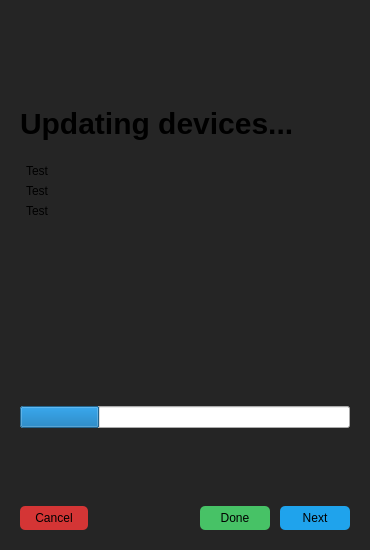
<?xml version="1.0" encoding="UTF-8"?>
<ui version="4.0">
 <class>UpdateDeviceDialog</class>
 <widget class="QDialog" name="UpdateDeviceDialog">
  <property name="geometry">
   <rect>
    <x>0</x>
    <y>0</y>
    <width>370</width>
    <height>550</height>
   </rect>
  </property>
  <property name="sizePolicy">
   <sizepolicy hsizetype="Preferred" vsizetype="Preferred">
    <horstretch>0</horstretch>
    <verstretch>0</verstretch>
   </sizepolicy>
  </property>
  <property name="minimumSize">
   <size>
    <width>370</width>
    <height>550</height>
   </size>
  </property>
  <property name="maximumSize">
   <size>
    <width>370</width>
    <height>600</height>
   </size>
  </property>
  <property name="windowTitle">
   <string>Update Devices</string>
  </property>
  <property name="styleSheet">
   <string notr="true">QMessageBox {
	background-color: rgb(37, 37, 37);
}

#gZIPButton {
	background-color: rgba(31, 163, 236, 50);
}

#gZIPButton:checked {
	background-color: #1fa3ec;
}

#UpdateDeviceDialog {
	background-color: rgb(37, 37, 37);
	font-weight: 600;
	
}

QPushButton {
	border-radius: 5px;
	border: none;
	padding: 5px 15px;
	background-color: #1fa3ec;
}

QPushButton:pressed {
	background-color: #0e70a4;
}

QPushButton:!enabled {
	background-color: rgb(145, 145, 145);
}

QListWidget {
	background-color: rgb(37, 37, 37);
	border: none;
}

QListView::item {
   	padding: 3px;
	border-radius: 5px;
}

QListView::item:selected {
	background-color: #1fa3ec;
}

QLineEdit,  QComboBox {
	background-color: #4f4f4f;
	border: 1px Solid #0C0C0C;
	padding: 3px;
	border-radius: 5px;
}

QComboBox::drop-down {border-width: 0px;} QComboBox::down-arrow {image: url(noimg); border-width: 0px;}

#cancelButton {
	background-color: #d43535;
}

#doneButton {
	background-color: #47c266;
}

QRadioButton::indicator {
	padding-right: 15px;
width: 15px;
    height: 15px;
}</string>
  </property>
  <layout class="QVBoxLayout" name="verticalLayout">
   <property name="spacing">
    <number>20</number>
   </property>
   <property name="leftMargin">
    <number>20</number>
   </property>
   <property name="topMargin">
    <number>20</number>
   </property>
   <property name="rightMargin">
    <number>20</number>
   </property>
   <property name="bottomMargin">
    <number>20</number>
   </property>
   <item>
    <widget class="QStackedWidget" name="stackedWidget">
     <property name="sizePolicy">
      <sizepolicy hsizetype="Preferred" vsizetype="Preferred">
       <horstretch>0</horstretch>
       <verstretch>0</verstretch>
      </sizepolicy>
     </property>
     <property name="currentIndex">
      <number>4</number>
     </property>
     <widget class="QWidget" name="welcomePage">
      <layout class="QVBoxLayout" name="verticalLayout_2">
       <property name="spacing">
        <number>20</number>
       </property>
       <property name="leftMargin">
        <number>0</number>
       </property>
       <property name="topMargin">
        <number>0</number>
       </property>
       <property name="rightMargin">
        <number>0</number>
       </property>
       <property name="bottomMargin">
        <number>0</number>
       </property>
       <item>
        <spacer name="verticalSpacer">
         <property name="orientation">
          <enum>Qt::Vertical</enum>
         </property>
         <property name="sizeHint" stdset="0">
          <size>
           <width>20</width>
           <height>40</height>
          </size>
         </property>
        </spacer>
       </item>
       <item>
        <widget class="QWidget" name="widget" native="true">
         <property name="minimumSize">
          <size>
           <width>0</width>
           <height>56</height>
          </size>
         </property>
         <property name="maximumSize">
          <size>
           <width>56</width>
           <height>16777215</height>
          </size>
         </property>
         <property name="styleSheet">
          <string notr="true">image: url(:/64/assets/64_update.svg);</string>
         </property>
        </widget>
       </item>
       <item>
        <widget class="QLabel" name="label">
         <property name="styleSheet">
          <string notr="true">font-size: 30px;
font-weight: 900;</string>
         </property>
         <property name="text">
          <string>Update Devices</string>
         </property>
        </widget>
       </item>
       <item>
        <widget class="QLabel" name="label_2">
         <property name="text">
          <string>This wizard will guide you through updating up your tasmota device(s).  Press next to continue.</string>
         </property>
         <property name="wordWrap">
          <bool>true</bool>
         </property>
        </widget>
       </item>
       <item>
        <spacer name="verticalSpacer_2">
         <property name="orientation">
          <enum>Qt::Vertical</enum>
         </property>
         <property name="sizeHint" stdset="0">
          <size>
           <width>20</width>
           <height>40</height>
          </size>
         </property>
        </spacer>
       </item>
      </layout>
     </widget>
     <widget class="QWidget" name="selectDevicesPage">
      <layout class="QVBoxLayout" name="verticalLayout_3">
       <property name="spacing">
        <number>20</number>
       </property>
       <property name="leftMargin">
        <number>0</number>
       </property>
       <property name="topMargin">
        <number>0</number>
       </property>
       <property name="rightMargin">
        <number>0</number>
       </property>
       <property name="bottomMargin">
        <number>0</number>
       </property>
       <item>
        <spacer name="verticalSpacer_4">
         <property name="orientation">
          <enum>Qt::Vertical</enum>
         </property>
         <property name="sizeHint" stdset="0">
          <size>
           <width>20</width>
           <height>40</height>
          </size>
         </property>
        </spacer>
       </item>
       <item>
        <widget class="QLabel" name="label_3">
         <property name="styleSheet">
          <string notr="true">font-size: 30px;
font-weight: 900;</string>
         </property>
         <property name="text">
          <string>Select device(s)</string>
         </property>
        </widget>
       </item>
       <item>
        <widget class="QLabel" name="label_4">
         <property name="text">
          <string>Please select device(s) you would like to update</string>
         </property>
         <property name="wordWrap">
          <bool>true</bool>
         </property>
        </widget>
       </item>
       <item>
        <widget class="QListWidget" name="deviceList">
         <property name="sizePolicy">
          <sizepolicy hsizetype="Expanding" vsizetype="Minimum">
           <horstretch>0</horstretch>
           <verstretch>0</verstretch>
          </sizepolicy>
         </property>
         <property name="minimumSize">
          <size>
           <width>0</width>
           <height>50</height>
          </size>
         </property>
         <property name="maximumSize">
          <size>
           <width>16777215</width>
           <height>225</height>
          </size>
         </property>
        </widget>
       </item>
       <item>
        <widget class="QLabel" name="scanStatusLabel">
         <property name="styleSheet">
          <string notr="true">font-size: 11px;
color: rgb(145, 145, 145);</string>
         </property>
         <property name="text">
          <string>(Only online devices are visible)</string>
         </property>
        </widget>
       </item>
       <item>
        <widget class="QLabel" name="scanStatusLabel_2">
         <property name="styleSheet">
          <string notr="true">font-size: 11px;
color: rgb(145, 145, 145);</string>
         </property>
         <property name="text">
          <string>TIP: Press cmd + a or ctrl + a to check / uncheck all devices</string>
         </property>
        </widget>
       </item>
       <item>
        <spacer name="verticalSpacer_3">
         <property name="orientation">
          <enum>Qt::Vertical</enum>
         </property>
         <property name="sizeHint" stdset="0">
          <size>
           <width>20</width>
           <height>71</height>
          </size>
         </property>
        </spacer>
       </item>
      </layout>
     </widget>
     <widget class="QWidget" name="updateMethodPage">
      <layout class="QVBoxLayout" name="verticalLayout_9">
       <property name="spacing">
        <number>20</number>
       </property>
       <property name="leftMargin">
        <number>0</number>
       </property>
       <property name="topMargin">
        <number>0</number>
       </property>
       <property name="rightMargin">
        <number>0</number>
       </property>
       <property name="bottomMargin">
        <number>0</number>
       </property>
       <item>
        <spacer name="verticalSpacer_14">
         <property name="orientation">
          <enum>Qt::Vertical</enum>
         </property>
         <property name="sizeHint" stdset="0">
          <size>
           <width>20</width>
           <height>40</height>
          </size>
         </property>
        </spacer>
       </item>
       <item>
        <widget class="QLabel" name="label_12">
         <property name="styleSheet">
          <string notr="true">font-size: 30px;
font-weight: 900;</string>
         </property>
         <property name="text">
          <string>Update Method</string>
         </property>
        </widget>
       </item>
       <item>
        <widget class="QLabel" name="label_13">
         <property name="text">
          <string>Choose a method to update the selected devices:</string>
         </property>
         <property name="wordWrap">
          <bool>true</bool>
         </property>
        </widget>
       </item>
       <item>
        <layout class="QVBoxLayout" name="verticalLayout_11">
         <property name="spacing">
          <number>10</number>
         </property>
         <property name="topMargin">
          <number>0</number>
         </property>
         <item>
          <widget class="QRadioButton" name="prodOTAUrl">
           <property name="text">
            <string>Using ota.tasmota.com
(Tasmota OTA Server,  Reccomended)</string>
           </property>
           <property name="checked">
            <bool>true</bool>
           </property>
          </widget>
         </item>
         <item>
          <widget class="QComboBox" name="prodOTAVer">
           <item>
            <property name="text">
             <string>Release</string>
            </property>
           </item>
           <item>
            <property name="text">
             <string>Development</string>
            </property>
           </item>
          </widget>
         </item>
         <item>
          <layout class="QHBoxLayout" name="horizontalLayout">
           <property name="spacing">
            <number>5</number>
           </property>
           <property name="topMargin">
            <number>0</number>
           </property>
           <item>
            <widget class="QComboBox" name="prodOTAFlavour">
             <property name="sizePolicy">
              <sizepolicy hsizetype="Expanding" vsizetype="Fixed">
               <horstretch>0</horstretch>
               <verstretch>0</verstretch>
              </sizepolicy>
             </property>
            </widget>
           </item>
           <item>
            <widget class="QPushButton" name="gZIPButton">
             <property name="text">
              <string>GZip</string>
             </property>
             <property name="checkable">
              <bool>true</bool>
             </property>
             <property name="checked">
              <bool>false</bool>
             </property>
            </widget>
           </item>
          </layout>
         </item>
        </layout>
       </item>
       <item>
        <layout class="QVBoxLayout" name="verticalLayout_10">
         <property name="spacing">
          <number>10</number>
         </property>
         <property name="topMargin">
          <number>0</number>
         </property>
         <item>
          <widget class="QRadioButton" name="customOTARadio">
           <property name="text">
            <string>Using custom OTA URL:</string>
           </property>
          </widget>
         </item>
         <item>
          <widget class="QLineEdit" name="customOTAUrl">
           <property name="enabled">
            <bool>false</bool>
           </property>
          </widget>
         </item>
        </layout>
       </item>
       <item>
        <spacer name="verticalSpacer_13">
         <property name="orientation">
          <enum>Qt::Vertical</enum>
         </property>
         <property name="sizeHint" stdset="0">
          <size>
           <width>20</width>
           <height>40</height>
          </size>
         </property>
        </spacer>
       </item>
      </layout>
     </widget>
     <widget class="QWidget" name="cautionPage">
      <layout class="QVBoxLayout" name="verticalLayout_4">
       <property name="spacing">
        <number>20</number>
       </property>
       <property name="leftMargin">
        <number>0</number>
       </property>
       <property name="topMargin">
        <number>0</number>
       </property>
       <property name="rightMargin">
        <number>0</number>
       </property>
       <property name="bottomMargin">
        <number>0</number>
       </property>
       <item>
        <spacer name="verticalSpacer_6">
         <property name="orientation">
          <enum>Qt::Vertical</enum>
         </property>
         <property name="sizeHint" stdset="0">
          <size>
           <width>20</width>
           <height>72</height>
          </size>
         </property>
        </spacer>
       </item>
       <item>
        <widget class="QLabel" name="label_5">
         <property name="styleSheet">
          <string notr="true">font-size: 30px;
font-weight: 900;</string>
         </property>
         <property name="text">
          <string>Caution</string>
         </property>
        </widget>
       </item>
       <item>
        <widget class="QLabel" name="label_6">
         <property name="text">
          <string>The first rule of upgrading: If it ain't broke, don't fix it!

In other words, ensure that there is a good reason to mess with a working installation (e.g., a need to use a new feature or address a found problem fixed in the current version).

Any time you upgrade it is highly recommended to back up your device settings. That is easily done from the webUI using Configuration - Backup Config.</string>
         </property>
         <property name="wordWrap">
          <bool>true</bool>
         </property>
        </widget>
       </item>
       <item>
        <spacer name="verticalSpacer_5">
         <property name="orientation">
          <enum>Qt::Vertical</enum>
         </property>
         <property name="sizeHint" stdset="0">
          <size>
           <width>20</width>
           <height>71</height>
          </size>
         </property>
        </spacer>
       </item>
      </layout>
     </widget>
     <widget class="QWidget" name="waitingForDevicePage">
      <layout class="QVBoxLayout" name="verticalLayout_6">
       <property name="spacing">
        <number>20</number>
       </property>
       <property name="leftMargin">
        <number>0</number>
       </property>
       <property name="topMargin">
        <number>0</number>
       </property>
       <property name="rightMargin">
        <number>0</number>
       </property>
       <property name="bottomMargin">
        <number>0</number>
       </property>
       <item>
        <spacer name="verticalSpacer_8">
         <property name="orientation">
          <enum>Qt::Vertical</enum>
         </property>
         <property name="sizeHint" stdset="0">
          <size>
           <width>20</width>
           <height>128</height>
          </size>
         </property>
        </spacer>
       </item>
       <item>
        <widget class="QLabel" name="spinner">
         <property name="minimumSize">
          <size>
           <width>42</width>
           <height>42</height>
          </size>
         </property>
         <property name="maximumSize">
          <size>
           <width>42</width>
           <height>42</height>
          </size>
         </property>
         <property name="text">
          <string/>
         </property>
        </widget>
       </item>
       <item>
        <widget class="QLabel" name="label_7">
         <property name="styleSheet">
          <string notr="true">font-size: 30px;
font-weight: 900;</string>
         </property>
         <property name="text">
          <string>Updating devices...</string>
         </property>
         <property name="wordWrap">
          <bool>true</bool>
         </property>
        </widget>
       </item>
       <item>
        <widget class="QListWidget" name="updateList">
         <property name="minimumSize">
          <size>
           <width>0</width>
           <height>225</height>
          </size>
         </property>
         <property name="maximumSize">
          <size>
           <width>16777215</width>
           <height>225</height>
          </size>
         </property>
         <property name="selectionMode">
          <enum>QAbstractItemView::NoSelection</enum>
         </property>
         <property name="iconSize">
          <size>
           <width>8</width>
           <height>8</height>
          </size>
         </property>
         <item>
          <property name="text">
           <string>Test</string>
          </property>
          <property name="icon">
           <iconset resource="../../../resources/resources.qrc">
            <normaloff>:/16/assets/16_restarting.svg</normaloff>:/16/assets/16_restarting.svg</iconset>
          </property>
         </item>
         <item>
          <property name="text">
           <string>Test</string>
          </property>
          <property name="icon">
           <iconset resource="../../../resources/resources.qrc">
            <normaloff>:/16/assets/16_updating.svg</normaloff>:/16/assets/16_updating.svg</iconset>
          </property>
         </item>
         <item>
          <property name="text">
           <string>Test</string>
          </property>
          <property name="icon">
           <iconset resource="../../../resources/resources.qrc">
            <normaloff>:/16/assets/16_online.svg</normaloff>:/16/assets/16_online.svg</iconset>
          </property>
         </item>
        </widget>
       </item>
       <item>
        <widget class="QProgressBar" name="progressBar">
         <property name="value">
          <number>24</number>
         </property>
         <property name="textVisible">
          <bool>false</bool>
         </property>
        </widget>
       </item>
       <item>
        <widget class="QLabel" name="timeoutLabel">
         <property name="text">
          <string/>
         </property>
        </widget>
       </item>
       <item>
        <spacer name="verticalSpacer_7">
         <property name="orientation">
          <enum>Qt::Vertical</enum>
         </property>
         <property name="sizeHint" stdset="0">
          <size>
           <width>20</width>
           <height>127</height>
          </size>
         </property>
        </spacer>
       </item>
      </layout>
     </widget>
     <widget class="QWidget" name="completePage">
      <layout class="QVBoxLayout" name="verticalLayout_7">
       <property name="spacing">
        <number>20</number>
       </property>
       <property name="leftMargin">
        <number>0</number>
       </property>
       <property name="topMargin">
        <number>0</number>
       </property>
       <property name="rightMargin">
        <number>0</number>
       </property>
       <property name="bottomMargin">
        <number>0</number>
       </property>
       <item>
        <spacer name="verticalSpacer_10">
         <property name="orientation">
          <enum>Qt::Vertical</enum>
         </property>
         <property name="sizeHint" stdset="0">
          <size>
           <width>20</width>
           <height>102</height>
          </size>
         </property>
        </spacer>
       </item>
       <item>
        <widget class="QWidget" name="successImage" native="true">
         <property name="minimumSize">
          <size>
           <width>0</width>
           <height>56</height>
          </size>
         </property>
         <property name="maximumSize">
          <size>
           <width>56</width>
           <height>16777215</height>
          </size>
         </property>
         <property name="styleSheet">
          <string notr="true">image: url(:/64/assets/64_tick.svg);</string>
         </property>
        </widget>
       </item>
       <item>
        <widget class="QLabel" name="label_8">
         <property name="styleSheet">
          <string notr="true">font-size: 30px;
font-weight: 900;</string>
         </property>
         <property name="text">
          <string>Device update complete!</string>
         </property>
         <property name="wordWrap">
          <bool>true</bool>
         </property>
        </widget>
       </item>
       <item>
        <widget class="QLabel" name="label_9">
         <property name="text">
          <string>The selected devices have finished updating.</string>
         </property>
         <property name="wordWrap">
          <bool>true</bool>
         </property>
        </widget>
       </item>
       <item>
        <spacer name="verticalSpacer_9">
         <property name="orientation">
          <enum>Qt::Vertical</enum>
         </property>
         <property name="sizeHint" stdset="0">
          <size>
           <width>20</width>
           <height>101</height>
          </size>
         </property>
        </spacer>
       </item>
      </layout>
     </widget>
     <widget class="QWidget" name="errorPage">
      <layout class="QVBoxLayout" name="verticalLayout_8">
       <property name="spacing">
        <number>20</number>
       </property>
       <property name="leftMargin">
        <number>0</number>
       </property>
       <property name="topMargin">
        <number>0</number>
       </property>
       <property name="rightMargin">
        <number>0</number>
       </property>
       <property name="bottomMargin">
        <number>0</number>
       </property>
       <item>
        <spacer name="verticalSpacer_11">
         <property name="orientation">
          <enum>Qt::Vertical</enum>
         </property>
         <property name="sizeHint" stdset="0">
          <size>
           <width>20</width>
           <height>102</height>
          </size>
         </property>
        </spacer>
       </item>
       <item>
        <widget class="QWidget" name="failedImage" native="true">
         <property name="minimumSize">
          <size>
           <width>0</width>
           <height>56</height>
          </size>
         </property>
         <property name="maximumSize">
          <size>
           <width>56</width>
           <height>16777215</height>
          </size>
         </property>
         <property name="styleSheet">
          <string notr="true">image: url(:/64/assets/64_cross.svg);</string>
         </property>
        </widget>
       </item>
       <item>
        <widget class="QLabel" name="label_11">
         <property name="styleSheet">
          <string notr="true">font-size: 30px;
font-weight: 900;</string>
         </property>
         <property name="text">
          <string>Device update failed</string>
         </property>
        </widget>
       </item>
       <item>
        <widget class="QLabel" name="label_10">
         <property name="text">
          <string>Some devices have failed to update.  Please make sure they are still plugged in and are connected to wifi.</string>
         </property>
         <property name="wordWrap">
          <bool>true</bool>
         </property>
        </widget>
       </item>
       <item>
        <spacer name="verticalSpacer_12">
         <property name="orientation">
          <enum>Qt::Vertical</enum>
         </property>
         <property name="sizeHint" stdset="0">
          <size>
           <width>20</width>
           <height>101</height>
          </size>
         </property>
        </spacer>
       </item>
      </layout>
     </widget>
    </widget>
   </item>
   <item>
    <layout class="QHBoxLayout" name="buttonLayout">
     <property name="spacing">
      <number>10</number>
     </property>
     <item>
      <widget class="QPushButton" name="cancelButton">
       <property name="text">
        <string>Cancel</string>
       </property>
      </widget>
     </item>
     <item>
      <spacer name="horizontalSpacer">
       <property name="orientation">
        <enum>Qt::Horizontal</enum>
       </property>
       <property name="sizeHint" stdset="0">
        <size>
         <width>40</width>
         <height>20</height>
        </size>
       </property>
      </spacer>
     </item>
     <item>
      <widget class="QPushButton" name="doneButton">
       <property name="minimumSize">
        <size>
         <width>70</width>
         <height>0</height>
        </size>
       </property>
       <property name="text">
        <string>Done</string>
       </property>
      </widget>
     </item>
     <item>
      <widget class="QPushButton" name="nextButton">
       <property name="minimumSize">
        <size>
         <width>70</width>
         <height>0</height>
        </size>
       </property>
       <property name="text">
        <string>Next</string>
       </property>
      </widget>
     </item>
    </layout>
   </item>
  </layout>
  <action name="actionSelect_Deselect_All">
   <property name="checkable">
    <bool>true</bool>
   </property>
   <property name="text">
    <string>Select / Deselect All</string>
   </property>
   <property name="shortcut">
    <string>Ctrl+A</string>
   </property>
  </action>
 </widget>
 <resources>
  <include location="../../../resources/resources.qrc"/>
 </resources>
 <connections>
  <connection>
   <sender>prodOTAUrl</sender>
   <signal>toggled(bool)</signal>
   <receiver>prodOTAVer</receiver>
   <slot>setEnabled(bool)</slot>
   <hints>
    <hint type="sourcelabel">
     <x>70</x>
     <y>244</y>
    </hint>
    <hint type="destinationlabel">
     <x>118</x>
     <y>276</y>
    </hint>
   </hints>
  </connection>
  <connection>
   <sender>customOTARadio</sender>
   <signal>toggled(bool)</signal>
   <receiver>customOTAUrl</receiver>
   <slot>setEnabled(bool)</slot>
   <hints>
    <hint type="sourcelabel">
     <x>138</x>
     <y>351</y>
    </hint>
    <hint type="destinationlabel">
     <x>140</x>
     <y>383</y>
    </hint>
   </hints>
  </connection>
 </connections>
</ui>
